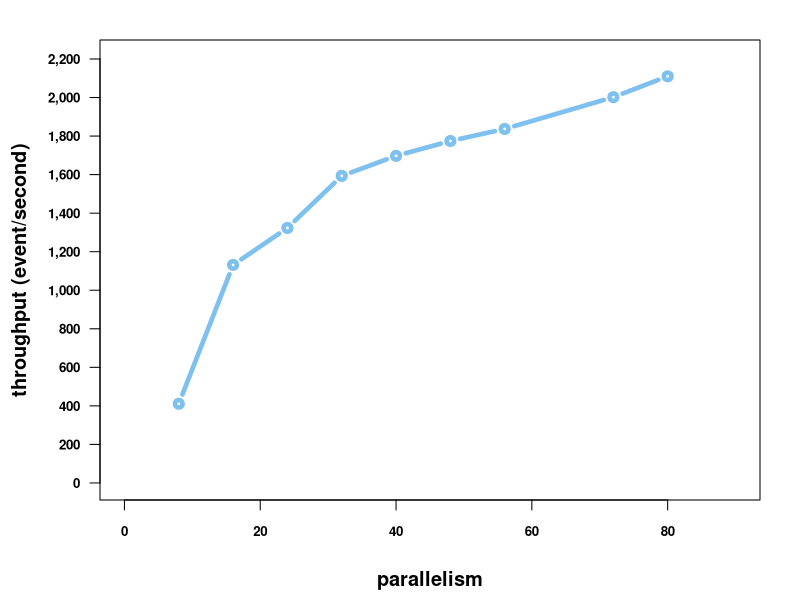

Write the R code that produced this figure.

colors <- colors <-c("skyblue2","tomato4")

lineTypes <- c(1,4)
lineWidths<- c(4.5,1.5)
plotChars <- c(1,8)

png(file = "temp.png", width = 4000, height = 4000, units = "px", res = 800)

par()              # view current settings
opar <- par()      # make a copy of current settings
par(mar=c(5,5,2,2))
getOption("scipen")

opt <- options("scipen" = 20)
getOption("scipen")

xrange<-range(c(0,90))


x<-c(8,16,24,32,40,48,56,72,80)
y<- 4684445.0 / c(190*60,69*60,59*60,49*60,46*60,44*60,42.5*60,39*60,37*60)
#y<-c(0)
#x<-c(0)
yrange<-range(c(0,max(y)+100))

#yrange <-range(c(0,20000,40000,60000,80000,100000,12000,140000))

# Define the layout 
plot(xrange,yrange,type="n",yaxt = "n",mgp = c(3.5, 1, 0),xlab = list("parallelism",font=2,cex=1.2),ylab = list("throughput (event/second)",font=2,cex=1.2),font.axis=2,font=2,cex.axis=.8)

yrange <-c(0,200,400,600,800,1000,1200,1400,1600,1800,2000,2200)
axis(2, at = yrange, labels = formatC(yrange, big.mark = ",", format = "d"),
     las = 2,font.axis=1.2,font=2,cex.axis=.8)

i<-1

lines(x , y , type="b", lwd=lineWidths[i],
      lty=lineTypes[i], col=colors[i], pch=plotChars[i])


options(opt)

par(opar)          # restore original settings
dev.off()
